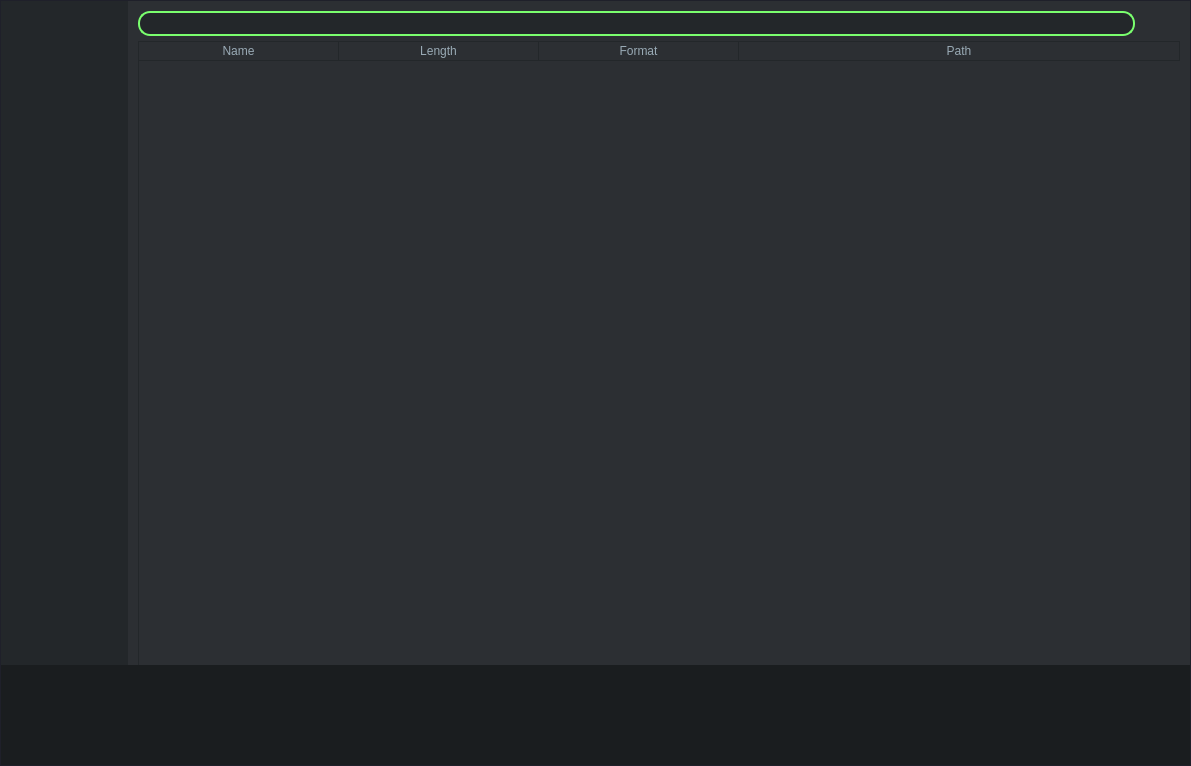
<?xml version="1.0" encoding="UTF-8"?>
<ui version="4.0">
 <class>MainWindow</class>
 <widget class="QMainWindow" name="MainWindow">
  <property name="geometry">
   <rect>
    <x>0</x>
    <y>0</y>
    <width>1191</width>
    <height>766</height>
   </rect>
  </property>
  <property name="sizePolicy">
   <sizepolicy hsizetype="Preferred" vsizetype="Preferred">
    <horstretch>0</horstretch>
    <verstretch>0</verstretch>
   </sizepolicy>
  </property>
  <property name="minimumSize">
   <size>
    <width>0</width>
    <height>100</height>
   </size>
  </property>
  <property name="maximumSize">
   <size>
    <width>16777215</width>
    <height>16777215</height>
   </size>
  </property>
  <property name="windowTitle">
   <string>MainWindow</string>
  </property>
  <widget class="QWidget" name="centralwidget">
   <layout class="QGridLayout" name="gridLayout">
    <property name="sizeConstraint">
     <enum>QLayout::SetNoConstraint</enum>
    </property>
    <property name="leftMargin">
     <number>0</number>
    </property>
    <property name="topMargin">
     <number>0</number>
    </property>
    <property name="rightMargin">
     <number>0</number>
    </property>
    <property name="bottomMargin">
     <number>0</number>
    </property>
    <property name="spacing">
     <number>0</number>
    </property>
    <item row="0" column="0">
     <widget class="QFrame" name="centralframe">
      <property name="styleSheet">
       <string notr="true">background-color: rgb(40, 42, 54);</string>
      </property>
      <property name="frameShape">
       <enum>QFrame::StyledPanel</enum>
      </property>
      <property name="frameShadow">
       <enum>QFrame::Raised</enum>
      </property>
      <layout class="QGridLayout" name="gridLayout_2">
       <property name="leftMargin">
        <number>0</number>
       </property>
       <property name="topMargin">
        <number>0</number>
       </property>
       <property name="rightMargin">
        <number>0</number>
       </property>
       <property name="bottomMargin">
        <number>0</number>
       </property>
       <property name="spacing">
        <number>0</number>
       </property>
       <item row="0" column="0">
        <widget class="QSplitter" name="verticalsplitter">
         <property name="sizePolicy">
          <sizepolicy hsizetype="Preferred" vsizetype="Preferred">
           <horstretch>0</horstretch>
           <verstretch>0</verstretch>
          </sizepolicy>
         </property>
         <property name="lineWidth">
          <number>0</number>
         </property>
         <property name="orientation">
          <enum>Qt::Vertical</enum>
         </property>
         <property name="handleWidth">
          <number>0</number>
         </property>
         <widget class="QSplitter" name="horizontalsplitter">
          <property name="sizePolicy">
           <sizepolicy hsizetype="Preferred" vsizetype="Maximum">
            <horstretch>0</horstretch>
            <verstretch>0</verstretch>
           </sizepolicy>
          </property>
          <property name="minimumSize">
           <size>
            <width>0</width>
            <height>200</height>
           </size>
          </property>
          <property name="lineWidth">
           <number>0</number>
          </property>
          <property name="orientation">
           <enum>Qt::Horizontal</enum>
          </property>
          <property name="handleWidth">
           <number>0</number>
          </property>
          <widget class="QFrame" name="libraryframe">
           <property name="maximumSize">
            <size>
             <width>200</width>
             <height>16777215</height>
            </size>
           </property>
           <property name="styleSheet">
            <string notr="true">background-color: rgb(35,39,42);
border: None</string>
           </property>
           <property name="frameShape">
            <enum>QFrame::Panel</enum>
           </property>
           <property name="frameShadow">
            <enum>QFrame::Raised</enum>
           </property>
          </widget>
          <widget class="QFrame" name="top">
           <property name="styleSheet">
            <string notr="true">background-color: rgb(44,47,51);
border: None;</string>
           </property>
           <property name="frameShape">
            <enum>QFrame::StyledPanel</enum>
           </property>
           <property name="frameShadow">
            <enum>QFrame::Raised</enum>
           </property>
           <layout class="QGridLayout" name="gridLayout_3">
            <property name="leftMargin">
             <number>10</number>
            </property>
            <property name="topMargin">
             <number>10</number>
            </property>
            <property name="rightMargin">
             <number>10</number>
            </property>
            <property name="bottomMargin">
             <number>0</number>
            </property>
            <property name="horizontalSpacing">
             <number>0</number>
            </property>
            <property name="verticalSpacing">
             <number>5</number>
            </property>
            <item row="0" column="0" colspan="2">
             <widget class="QFrame" name="searchframe">
              <property name="sizePolicy">
               <sizepolicy hsizetype="Preferred" vsizetype="Fixed">
                <horstretch>0</horstretch>
                <verstretch>0</verstretch>
               </sizepolicy>
              </property>
              <property name="minimumSize">
               <size>
                <width>0</width>
                <height>25</height>
               </size>
              </property>
              <property name="maximumSize">
               <size>
                <width>16777215</width>
                <height>25</height>
               </size>
              </property>
              <property name="styleSheet">
               <string notr="true">QFrame {
background-color: rgb(35,39,42);
border-radius: 12px;
border: 2px solid rgb(122, 255, 110);
}</string>
              </property>
              <property name="frameShape">
               <enum>QFrame::StyledPanel</enum>
              </property>
              <property name="frameShadow">
               <enum>QFrame::Raised</enum>
              </property>
              <layout class="QVBoxLayout" name="verticalLayout">
               <property name="spacing">
                <number>0</number>
               </property>
               <property name="leftMargin">
                <number>7</number>
               </property>
               <property name="topMargin">
                <number>0</number>
               </property>
               <property name="rightMargin">
                <number>0</number>
               </property>
               <property name="bottomMargin">
                <number>0</number>
               </property>
               <item>
                <widget class="QLineEdit" name="search">
                 <property name="enabled">
                  <bool>true</bool>
                 </property>
                 <property name="sizePolicy">
                  <sizepolicy hsizetype="Preferred" vsizetype="Preferred">
                   <horstretch>0</horstretch>
                   <verstretch>0</verstretch>
                  </sizepolicy>
                 </property>
                 <property name="minimumSize">
                  <size>
                   <width>0</width>
                   <height>0</height>
                  </size>
                 </property>
                 <property name="maximumSize">
                  <size>
                   <width>16777215</width>
                   <height>16777215</height>
                  </size>
                 </property>
                 <property name="styleSheet">
                  <string notr="true">background-color: rgb(0,0,0,0);
color: rgb(122, 138, 153);</string>
                 </property>
                 <property name="text">
                  <string/>
                 </property>
                 <property name="maxLength">
                  <number>1024</number>
                 </property>
                 <property name="cursorPosition">
                  <number>0</number>
                 </property>
                 <property name="alignment">
                  <set>Qt::AlignLeading|Qt::AlignLeft|Qt::AlignVCenter</set>
                 </property>
                 <property name="placeholderText">
                  <string/>
                 </property>
                 <property name="cursorMoveStyle">
                  <enum>Qt::LogicalMoveStyle</enum>
                 </property>
                 <property name="clearButtonEnabled">
                  <bool>true</bool>
                 </property>
                </widget>
               </item>
              </layout>
             </widget>
            </item>
            <item row="0" column="2">
             <spacer name="horizontalSpacer_2">
              <property name="orientation">
               <enum>Qt::Horizontal</enum>
              </property>
              <property name="sizeType">
               <enum>QSizePolicy::Maximum</enum>
              </property>
              <property name="sizeHint" stdset="0">
               <size>
                <width>50</width>
                <height>0</height>
               </size>
              </property>
             </spacer>
            </item>
            <item row="1" column="0" colspan="3">
             <widget class="QTableWidget" name="fileview">
              <property name="sizePolicy">
               <sizepolicy hsizetype="Preferred" vsizetype="Preferred">
                <horstretch>0</horstretch>
                <verstretch>0</verstretch>
               </sizepolicy>
              </property>
              <property name="font">
               <font>
                <pointsize>9</pointsize>
               </font>
              </property>
              <property name="mouseTracking">
               <bool>false</bool>
              </property>
              <property name="focusPolicy">
               <enum>Qt::StrongFocus</enum>
              </property>
              <property name="styleSheet">
               <string notr="true">	QTableView {
		alternate-background-color: rgb(35,39,42);
		border: None;	
		border-left: 0.5px solid rgb(35,39,42);
	}

	QTableWidget::item {
        color: rgb(122, 138, 153);
		border-color: rgb(100, 0, 0);
    }

    QTableWidget::item:selected {
        color: rgb(153,170,181);
		background-color: rgb(52, 68, 83);
    }
	QScrollBar::handle {
		background-color: rgb(52, 68, 83);
		border-radius:5px;
	}
	QHeaderView::section {
    	background-color: rgb(44,47,51);
		color: rgb(153,170,181);
		border-style: None;
		border-bottom: 0.5px solid rgb(35,39,42);
		border-right: 0.5px solid rgb(35,39,42);
		border-top: 0.5px solid rgb(35,39,42);
		font-size: 12px;
	}</string>
              </property>
              <property name="lineWidth">
               <number>0</number>
              </property>
              <property name="verticalScrollBarPolicy">
               <enum>Qt::ScrollBarAsNeeded</enum>
              </property>
              <property name="horizontalScrollBarPolicy">
               <enum>Qt::ScrollBarAlwaysOff</enum>
              </property>
              <property name="sizeAdjustPolicy">
               <enum>QAbstractScrollArea::AdjustToContents</enum>
              </property>
              <property name="editTriggers">
               <set>QAbstractItemView::NoEditTriggers</set>
              </property>
              <property name="defaultDropAction">
               <enum>Qt::MoveAction</enum>
              </property>
              <property name="alternatingRowColors">
               <bool>true</bool>
              </property>
              <property name="selectionMode">
               <enum>QAbstractItemView::SingleSelection</enum>
              </property>
              <property name="selectionBehavior">
               <enum>QAbstractItemView::SelectRows</enum>
              </property>
              <property name="verticalScrollMode">
               <enum>QAbstractItemView::ScrollPerPixel</enum>
              </property>
              <property name="horizontalScrollMode">
               <enum>QAbstractItemView::ScrollPerPixel</enum>
              </property>
              <property name="showGrid">
               <bool>true</bool>
              </property>
              <property name="gridStyle">
               <enum>Qt::SolidLine</enum>
              </property>
              <property name="sortingEnabled">
               <bool>false</bool>
              </property>
              <attribute name="horizontalHeaderVisible">
               <bool>true</bool>
              </attribute>
              <attribute name="horizontalHeaderCascadingSectionResizes">
               <bool>false</bool>
              </attribute>
              <attribute name="horizontalHeaderMinimumSectionSize">
               <number>50</number>
              </attribute>
              <attribute name="horizontalHeaderDefaultSectionSize">
               <number>200</number>
              </attribute>
              <attribute name="horizontalHeaderHighlightSections">
               <bool>false</bool>
              </attribute>
              <attribute name="horizontalHeaderShowSortIndicator" stdset="0">
               <bool>false</bool>
              </attribute>
              <attribute name="horizontalHeaderStretchLastSection">
               <bool>true</bool>
              </attribute>
              <attribute name="verticalHeaderVisible">
               <bool>false</bool>
              </attribute>
              <attribute name="verticalHeaderCascadingSectionResizes">
               <bool>false</bool>
              </attribute>
              <attribute name="verticalHeaderHighlightSections">
               <bool>false</bool>
              </attribute>
              <attribute name="verticalHeaderStretchLastSection">
               <bool>false</bool>
              </attribute>
              <column>
               <property name="text">
                <string>Name</string>
               </property>
              </column>
              <column>
               <property name="text">
                <string>Length</string>
               </property>
              </column>
              <column>
               <property name="text">
                <string>Format</string>
               </property>
              </column>
              <column>
               <property name="text">
                <string>Path</string>
               </property>
              </column>
             </widget>
            </item>
           </layout>
          </widget>
         </widget>
         <widget class="QFrame" name="waveformframe">
          <property name="sizePolicy">
           <sizepolicy hsizetype="Preferred" vsizetype="Expanding">
            <horstretch>0</horstretch>
            <verstretch>0</verstretch>
           </sizepolicy>
          </property>
          <property name="minimumSize">
           <size>
            <width>0</width>
            <height>100</height>
           </size>
          </property>
          <property name="maximumSize">
           <size>
            <width>16777215</width>
            <height>16777215</height>
           </size>
          </property>
          <property name="styleSheet">
           <string notr="true">background-color:  rgb(26,29,31);
border: None;</string>
          </property>
          <property name="frameShape">
           <enum>QFrame::StyledPanel</enum>
          </property>
          <property name="frameShadow">
           <enum>QFrame::Raised</enum>
          </property>
          <layout class="QVBoxLayout" name="verticalLayout_2">
           <property name="spacing">
            <number>0</number>
           </property>
           <property name="leftMargin">
            <number>0</number>
           </property>
           <property name="topMargin">
            <number>0</number>
           </property>
           <property name="rightMargin">
            <number>0</number>
           </property>
           <property name="bottomMargin">
            <number>0</number>
           </property>
          </layout>
         </widget>
        </widget>
       </item>
      </layout>
     </widget>
    </item>
   </layout>
  </widget>
 </widget>
 <resources/>
 <connections/>
</ui>
